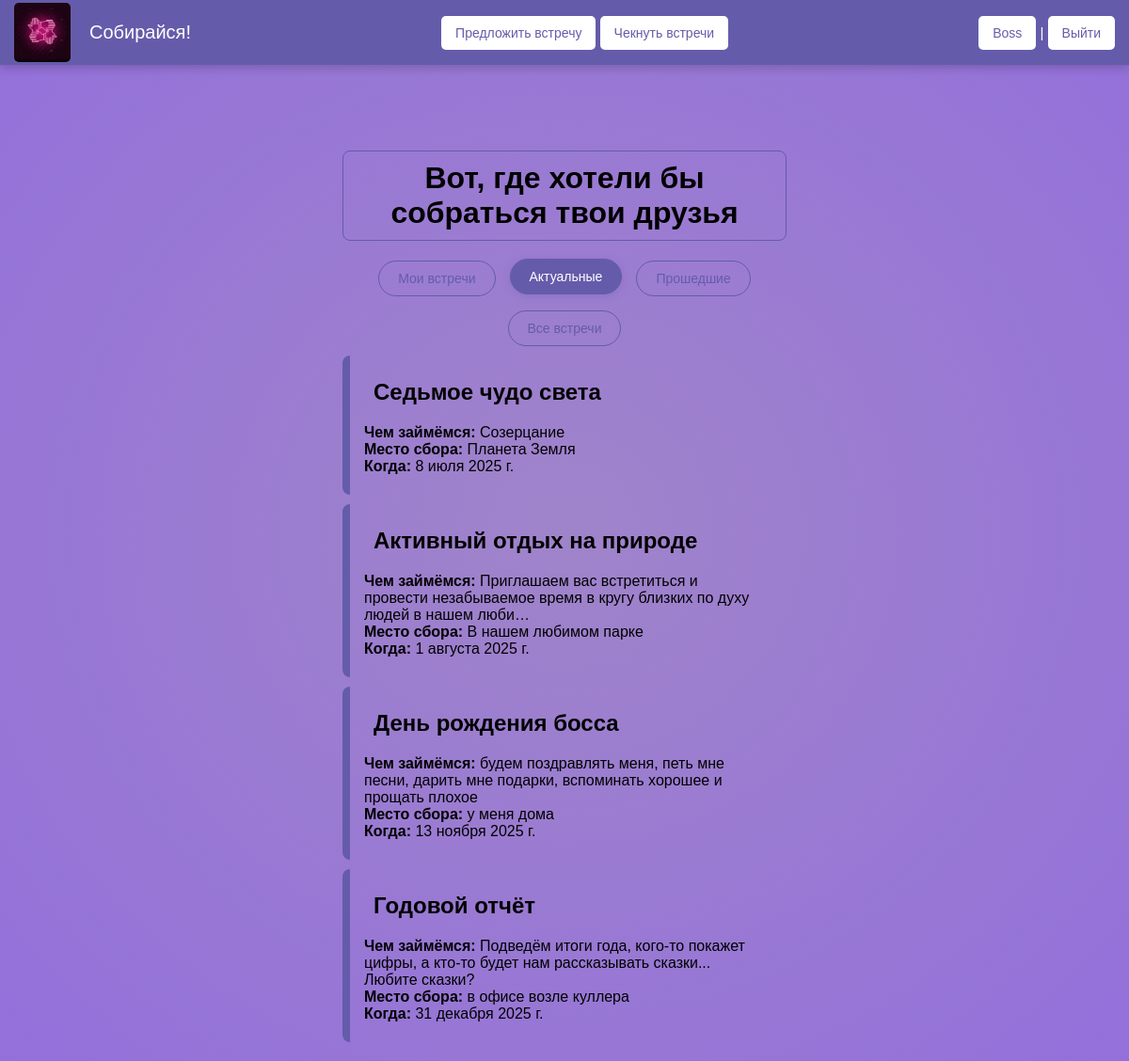
Page /check/ (signed in) on the committed database.
### meetings/models.py (models this page shows, shortened)
class Meeting(models.Model):
    author = models.ForeignKey(User, on_delete=models.SET_NULL, null=True)
    reason_to_meet = models.CharField("Повод для встречи", max_length=150)
    meeting_place = models.CharField("Место сбора", max_length=255)
    address = models.CharField("Адрес", max_length=150)
    what_to_do = models.TextField("Чем займёмся")
    dress_code = models.CharField("Дресс-код", max_length=150)
    link = models.URLField("Ссылка на место, мероприятие", blank=True)
    date_meeting = models.DateField("Когда собираемся")
    date_create = models.DateField(auto_now_add=True)
    class Meta:
        verbose_name = "Встреча"
        verbose_name_plural = "Встречи"

### meetings/views.py (the view)
# urls.py: path("check/", MeetingListView.as_view(), name="check"),
class MeetingListView(LoginRequiredMixin, ListView):
    model = Meeting
    template_name = "meetings/check.html"
    context_object_name = "meetings"
    paginate_by = 4
    def get_queryset(self):
        queryset = super().get_queryset()
        filter_type = self.request.GET.get("filter", "actual")
        now = timezone.now()
        if filter_type == "author":
            queryset = queryset.filter(author=self.request.user)
        elif filter_type == "past":
            queryset = queryset.filter(date_meeting__lt=now)
        elif filter_type == "all":
            pass
        else:
            queryset = queryset.filter(date_meeting__gte=now)
        return queryset.order_by("date_meeting")
    def get_context_data(self, **kwargs):
        context = super().get_context_data(**kwargs)
        context["title"] = "Запланированные встречи"
        context["current_filter"] = self.request.GET.get("filter", "actual")
        return context

### meetings/templates/meetings/check.html (shortened to what this page needs)
{% extends 'base.html' %}
{% load static %}
{% block content %}
<link rel="stylesheet" href="https://cdnjs.cloudflare.com/ajax/libs/font-awesome/5.15.4/css/all.min.css">
<link rel="stylesheet" type="text/css" href="{% static 'meetings/css/check.css' %}"/>
<div class="container-fluid events-container">
    <h1 class="mb-4 ml-3">Вот, где хотели бы собраться твои друзья</h1>
    <div class="filters-container">
        <a href="?filter=author" class="filter-btn {% if current_filter == 'author' %}active{% endif %}">
            Мои встречи
        </a>
        <a href="?filter=actual" class="filter-btn {% if current_filter == 'actual' %}active{% endif %}">
            Актуальные
        </a>
        <a href="?filter=past" class="filter-btn {% if current_filter == 'past' %}active{% endif %}">
            Прошедшие
        </a>
        <a href="?filter=all" class="filter-btn {% if current_filter == 'all' %}active{% endif %}">
            Все встречи
        </a>
    </div>
    <div class="row g-4">
        {% for meeting in page_obj %}
        <div class="col-md-5 col-lg-4">
            <a href="{% url 'meeting_detail' meeting.pk %}" class="card-link">
                <div class="card meeting-card" style="border-left: 8px solid {{ 'rgb(100, 92, 170)' }}">
                    <div class="card-content">
                        <h2 class="card-title">{{ meeting.reason_to_meet }}</h2>
                        <p class="card-text">
                            <strong>Чем займёмся:</strong> {{ meeting.what_to_do|truncatechars:100 }}<br>
                            <strong>Место сбора: </strong> {{ meeting.meeting_place|truncatechars:100 }}<br>
                            <strong>Когда: </strong> {{ meeting.date_meeting }}
                        </p>
                    </div>
                </div>
            </a>
        </div>
        {% endfor %}
    </div>
</div>
</div>
{% endblock %}

### templates/base.html (shortened to what this page needs)
{% load static %}
<!DOCTYPE html>
<html lang="ru">
<head>
    <link rel="stylesheet" type="text/css" href="{% static 'meetings/css/style.css' %}"/>
</head>
<body>
<div class="header">
    <div class="btn site-name">
        <img src="{% static 'img/logo.png' %}" class="header-logo" alt="Get Ready!">
        <a id="home" href="{% url 'home' %}" class="home-button">Собирайся!</a>
    </div>
    <div class="nav-buttons">
        <a class="btn btn-primary" href="{% url 'suggest' %}">Предложить встречу</a>
        <a class="btn btn-primary" href="{% url 'check' %}">Чекнуть встречи</a>
    </div>
    <div class="auth-buttons">
        {% if user.is_authenticated %}
        <a class="btn btn-primary" href="{% url 'users:profile' %}">{{user.username}}</a> | <a
            href="{% url 'users:logout' %}">Выйти</a>
        {% else %}
        <a class="btn btn-primary" href="{% url 'users:login' %}">Войти</a> <a class="btn btn-primary"
                                                                               href="{% url 'users:register' %}">Регистрация</a>
        {% endif %}
    </div>
</div>
<div class="content-text">
    {% block content %}
    {% endblock %}
</body>
</html>

### meetings/static/meetings/css/style.css (style rules this page uses)
body { background: radial-gradient(ellipse, #A084CA, #9370DB); margin: 0; font-family: Arial, sans-serif; word-wrap: break-word; overflow-x: hidden; }
.header { position: fixed; top: 0; left: 0; right: 0; background-color: #645CAA; color: white; display: flex; justify-content: space-between; align-items: center; padding: 3px 15px; box-shadow: 0 3px 10px rgba(0, 0, 0, 0.2); z-index: 1000; font-size: 15px; flex-wrap: wrap; gap: 10px; }
.header a { background-color: #fff; color: #645CAA; border: none; padding: 10px 15px; border-radius: 5px; cursor: pointer; transition: background-color 0.3s; text-decoration: none; font-size: 14px; min-width: 70px; }
.btn.site-name { display: flex; align-items: center; gap: 20px; }
#home { background-color: #645CAA; color: #fff; text-decoration: none; display: inline-block; transition: transform 0.3s ease; font-size: 20px; padding: 0px; }
.header-logo { width: 60px; height: auto; border-radius: 5px; object-fit: contain; flex-shrink: 0; }
.content-text { margin-top: 70px; padding: 10px; }

### meetings/static/meetings/css/check.css (style rules this page uses)
.events-container { margin-left: 30%; margin-top: 80px; max-width: 40%; }
.mb-4 { text-align: center; padding: 10px; border: 1px solid #645CAA; border-radius: 8px; }
.filters-container { display: flex; gap: 15px; flex-wrap: wrap; justify-content: center; }
.filter-btn { padding: 10px 20px; border: 1px solid #645CAA; border-radius: 25px; text-decoration: none; color: #645CAA; transition: all 0.3s ease; font-size: 14px; background: transparent; cursor: pointer; }
.filter-btn.active, .filter-btn:hover { background-color: #645CAA; color: white; transform: translateY(-2px); box-shadow: 0 2px 8px rgba(100, 92, 170, 0.3); }
.meeting-card { margin-top: 70px; margin: 10px 0; transition: transform 0.3s ease, box-shadow 0.3s ease; border-radius: 8px; overflow: hidden; transform-origin: left center; }
.card-content { padding: 5px 25px 5px 15px; }
.card-title { margin-left: 10px; }
.card-link { text-decoration: none; color: inherit; }

### rows in the picture
Meeting: reason_to_meet "Седьмое чудо света", what_to_do "Созерцание", meeting_place "Планета Земля", date_meeting "8 июля 2025 г."
Meeting: reason_to_meet "Активный отдых на природе", what_to_do "Приглашаем вас встретиться и провести незабываемое время в кругу близких по духу людей в нашем люби…", meeting_place "В нашем любимом парке", date_meeting "1 августа 2025 г."
Meeting: reason_to_meet "День рождения босса", what_to_do "будем поздравлять меня, петь мне песни, дарить мне подарки, вспоминать хорошее и прощать плохое", meeting_place "у меня дома", date_meeting "13 ноября 2025 г."
Meeting: reason_to_meet "Годовой отчёт", what_to_do "Подведём итоги года, кого-то покажет цифры, а кто-то будет нам рассказывать сказки... Любите сказки?", meeting_place "в офисе возле куллера", date_meeting "31 декабря 2025 г."

### other values in the picture
{{ user.username }} "Boss"
